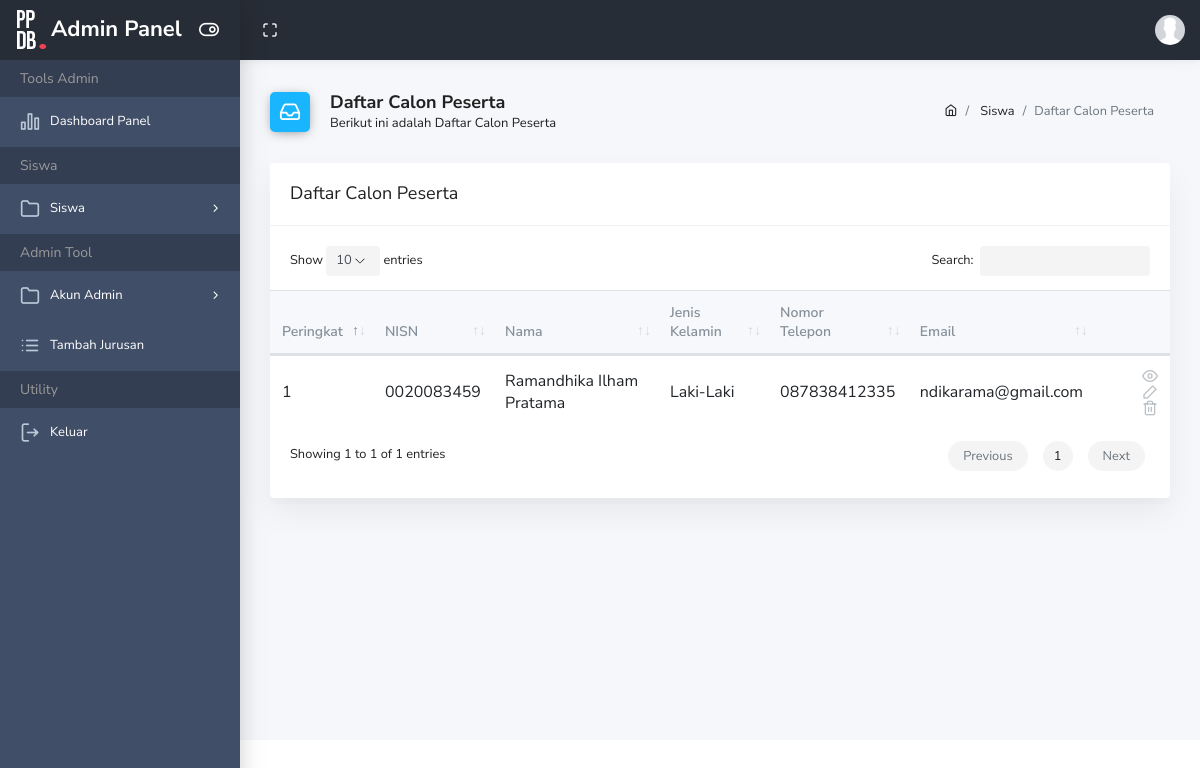
Page /admin-panel/daftar_siswa.php (signed in) on the committed database.
### tables this page shows
CREATE TABLE `tabel_datadiri` (
  `no_pendaftaran` int(5) DEFAULT NULL,
  `kode_siswa` varchar(7) NOT NULL,
  `nisn` varchar(10) NOT NULL,
  `nama` varchar(50) DEFAULT NULL,
  `tempat_lahir` varchar(20) DEFAULT NULL,
  `tanggal_lahir` date DEFAULT NULL,
  `jenis_kelamin` char(1) DEFAULT NULL,
  `gol_darah` char(2) DEFAULT NULL,
  `alamat_siswa` varchar(500) DEFAULT NULL,
  `no_telp` varchar(13) DEFAULT NULL,
  `email` varchar(30) DEFAULT NULL,
  `id_jur` int(2) DEFAULT NULL,
  `n_bhsinggris` varchar(3) DEFAULT NULL,
  `n_mat` varchar(3) DEFAULT NULL,
  `n_bhsindo` varchar(3) DEFAULT NULL,
  `password` varchar(500) NOT NULL,
  PRIMARY KEY (`kode_siswa`)
);

### admin-panel/daftar_siswa.php (the view, shortened to what this page needs)
<?php include "header.php" ?>
                <div class="main-content">
                    <div class="container-fluid">
                        <div class="page-header">
                            <div class="row align-items-end">
                                <div class="col-lg-8">
                                    <div class="page-header-title">
                                        <i class="ik ik-inbox bg-blue"></i>
                                        <div class="d-inline">
                                            <h5>Daftar Calon Peserta</h5>
                                            <span>Berikut ini adalah Daftar Calon Peserta</span>
                                        </div>
                                    </div>
                                </div>
                                <div class="col-lg-4">
                                    <nav class="breadcrumb-container" aria-label="breadcrumb">
                                        <ol class="breadcrumb">
                                            <li class="breadcrumb-item">
                                                <a href="index.php"><i class="ik ik-home"></i></a>
                                            </li>
                                            <li class="breadcrumb-item">
                                                <a href="#">Siswa</a>
                                            </li>
                                            <li class="breadcrumb-item active" aria-current="page">Daftar Calon Peserta</li>
                                        </ol>
                                    </nav>
                                </div>
                            </div>
                        </div>
                        <div class="row">
                            <div class="col-md-12">
                                <div class="card">
                                    <div class="card-header"><h3>Daftar Calon Peserta</h3></div>
                                    <div class="card-body">
                                        <table id="data_table" class="table">
                                            <thead>
                                                <tr>
                                                    <th>Peringkat</th>
                                                    <th>NISN</th>
                                                    <th>Nama</th>
                                                    <th>Jenis Kelamin</th>
                                                    <th>Nomor Telepon</th>
                                                    <th>Email</th>
                                                    <th class="nosort">&nbsp;</th>
                                                </tr>
                                            </thead>
                                            <tbody>
                                            <?php
                                            $result = mysqli_query($konek,"
                                            SELECT kode_siswa, nisn, nama, jenis_kelamin, no_telp, email FROM tabel_datadiri
                                            ");
                                            $no=1;
                                                while ($row = mysqli_fetch_array($result)) {
                                                    if ($row['jenis_kelamin'] == "L") {
                                                        $jen = "Laki-Laki";
                                                    }elseif ($row['jenis_kelamin'] == "P") {
                                                        $jen = "Perempuan";
                                                    }else {
                                                        $jen = "Data Belum Terisi";
                                                    }
                                                    echo "<tr>";
                                                        echo "<td>$no</td>";
                                                        echo "<td>$row[nisn]</td>";
                                                        echo "<td>$row[nama]</td>";
                                                        echo "<td>$jen</td>";
                                                        echo "<td>$row[no_telp]</td>";
                                                        echo "<td>$row[email]</td>";
                                                        echo "<td>
                                                                <div class='table-actions'>
                                                                    <a href='#'><i class='ik ik-eye'></i></a>
                                                                    <a href='edit.php?id=$row[nisn]'><i class='ik ik-edit-2'></i></a>
                                                                    <a href='hapus.php?id=$row[kode_siswa]'><i class='ik ik-trash-2'></i></a>
                                                                </div>
                                                            </td>";
                                                echo "</tr>";
                                                $no++;
                                                }
                                                ?>
                                            </tbody>
                                        </table>
                                    </div>
                                </div>
                            </div>
                        </div>
                    </div>
                </div>
            </div>
        </div>
    </body>
</html>

### rows in the picture
tabel_datadiri: nisn "0020083459", nama "Ramandhika Ilham Pratama", jenis_kelamin "Laki-Laki", no_telp "087838412335", email "ndikarama@gmail.com"
